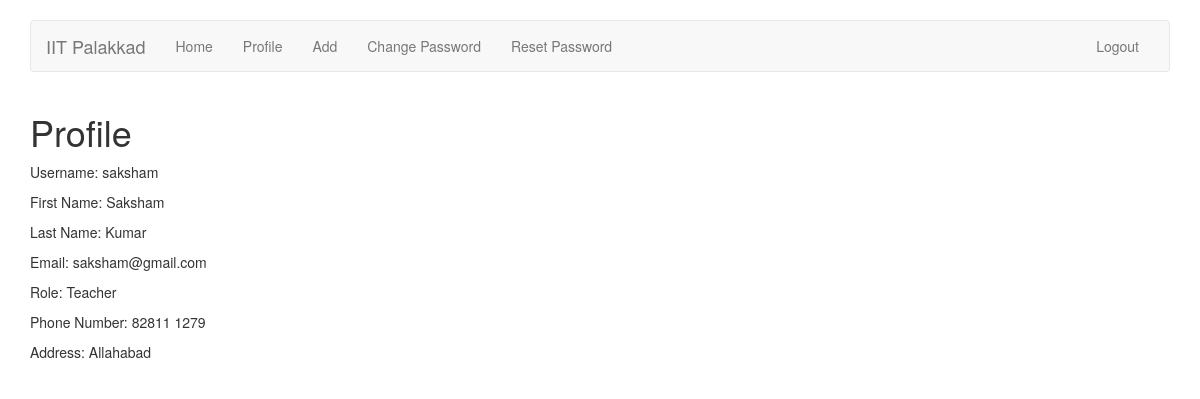
Before: /accounts/profile/view/ (signed in) with the older database file.
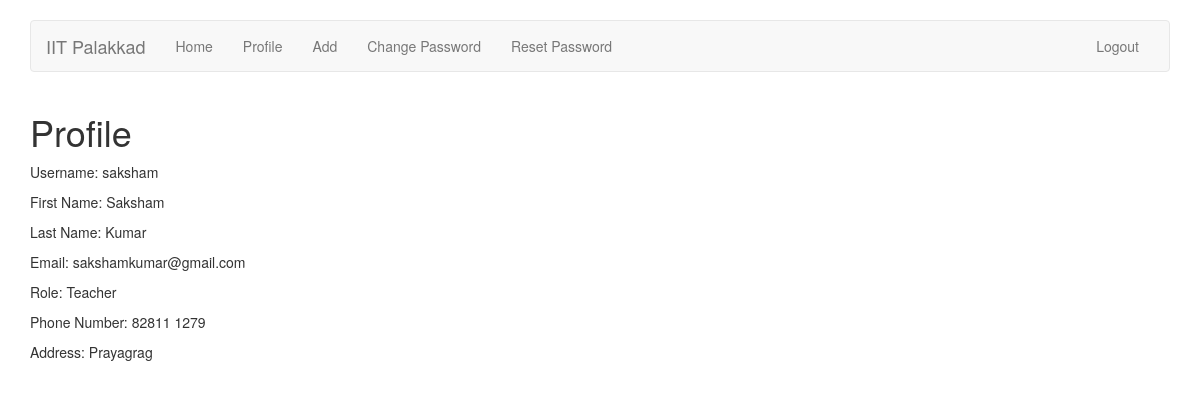
After: the same page with the newer database file.
### accounts/models.py (models this page shows)
class User(AbstractUser):
    	TA = 1
    	TEACHER = 2
    	ADMIN = 3
    	ROLE_CHOICES = (
        	(TA, 'TA'),
        	(TEACHER, 'Teacher'),
        	(ADMIN, 'Admin'),
    	)
	role = models.PositiveSmallIntegerField(choices=ROLE_CHOICES, null=True, blank=True)

class TeacherProfile(models.Model):
	user = models.OneToOneField(User, unique=True, on_delete=models.CASCADE, null=True, related_name='teacher_profile')
	phone_number = models.CharField(max_length=10)
	address = models.CharField(max_length=100)

### accounts/views.py (the view)
def profile_view(request):
	user = request.user
	args = {'user': user}
	return render(request, 'accounts/profile_view.html', args)

### accounts/templates/accounts/profile_view.html (shortened to what this page needs)
{% extends 'base.html' %}
{% block body %}
	<div class="container">
		<h1>Profile</h1>
		<p>Username: {{ user }}</p>
		<p>First Name: {{ user.first_name }}</p>
		<p>Last Name: {{ user.last_name }}</p>
		<p>Email: {{ user.email }}</p>
		{% if user.role == 1 %}
			<p>Role: TA</p>
			<p>Phone Number: {{ user.ta_profile.phone_number }}</p>
			<p>Address: {{ user.ta_profile.address }}</p>
		{% elif user.role == 2 %}
			<p>Role: Teacher</p>
			<p>Phone Number: {{ user.teacher_profile.phone_number }}</p>
			<p>Address: {{ user.teacher_profile.address }}</p>
		{% elif user.role == 3 %}
			<p>Role: Admin</p>
			<p>Phone Number: {{ user.admin_profile.phone_number }}</p>
			<p>Address: {{ user.admin_profile.address }}</p>
		{% endif %}
	</div>
{% endblock %}

### accounts/templates/base.html (shortened to what this page needs)
<!DOCTYPE html>
<html>
	<head>
		<link rel="stylesheet" href="https://maxcdn.bootstrapcdn.com/bootstrap/3.4.0/css/bootstrap.min.css">
	</head>
	<body>
	<br>
	<div class="container">
      <nav class="navbar navbar-default">
        <div class="container-fluid">
          <div class="navbar-header">
            <a class="navbar-brand" href="{% url 'home' %}">IIT Palakkad</a>
          </div>
          <div id="navbar" class="navbar-collapse collapse">
	{% if user.is_authenticated %}
            <ul class="nav navbar-nav">
              <li><a href="{% url 'home' %}">Home</a></li>
              <li><a href="{% url 'profile' %}">Profile</a></li>
	      <li><a href="#">Add</a></li>
              <li><a href="{% url 'change_password' %}">Change Password</a></li>
		<li><a href="#">Reset Password</a></li>
            </ul>
	    <ul class="nav navbar-nav navbar-right">
              <li><a href="{% url 'logout' %}">Logout</a></li>
	    </ul>
	{% endif %}
          </div>
        </div>
      </nav>
	</div>
		{% block body %}{% endblock %}
	</body>
</html>

Changed rows visible on the page:
changed User "saksham": email "saksham@gmail.com" → "sakshamkumar@gmail.com"; teacher_profile.address "Allahabad" → "Prayagrag"
